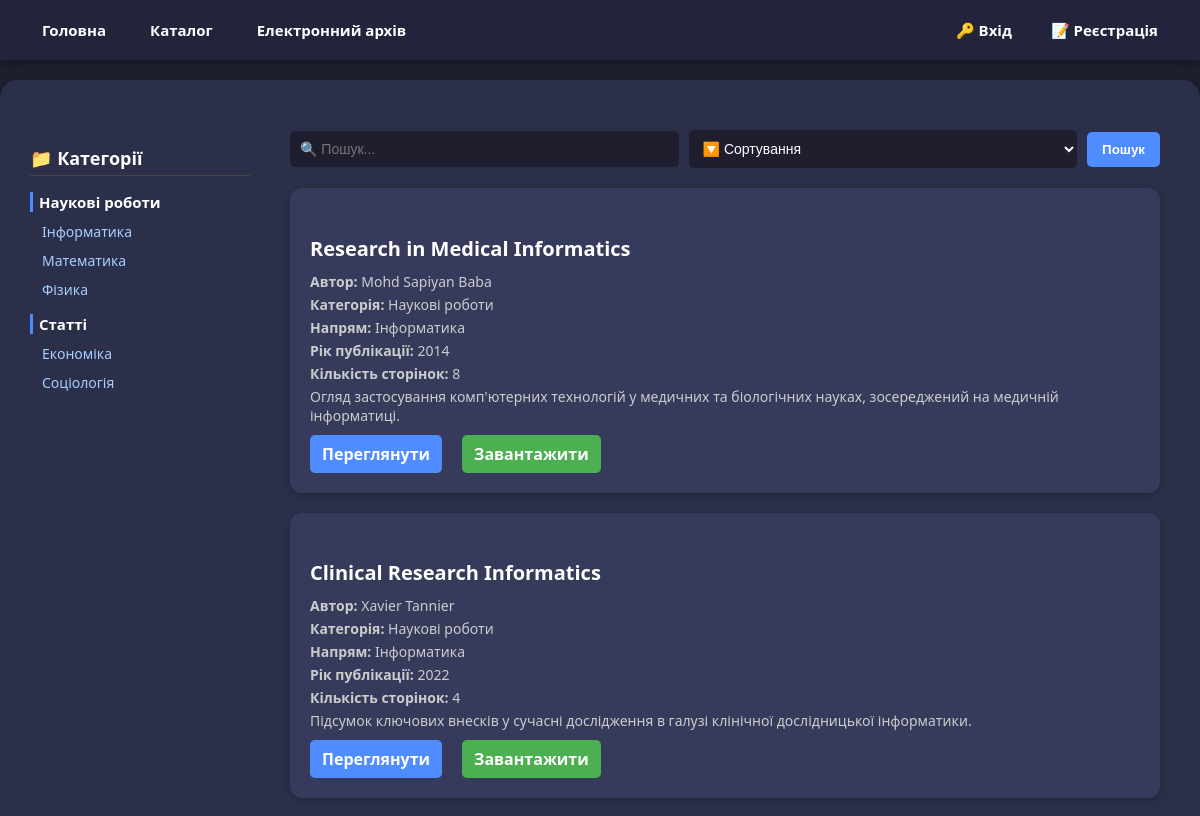
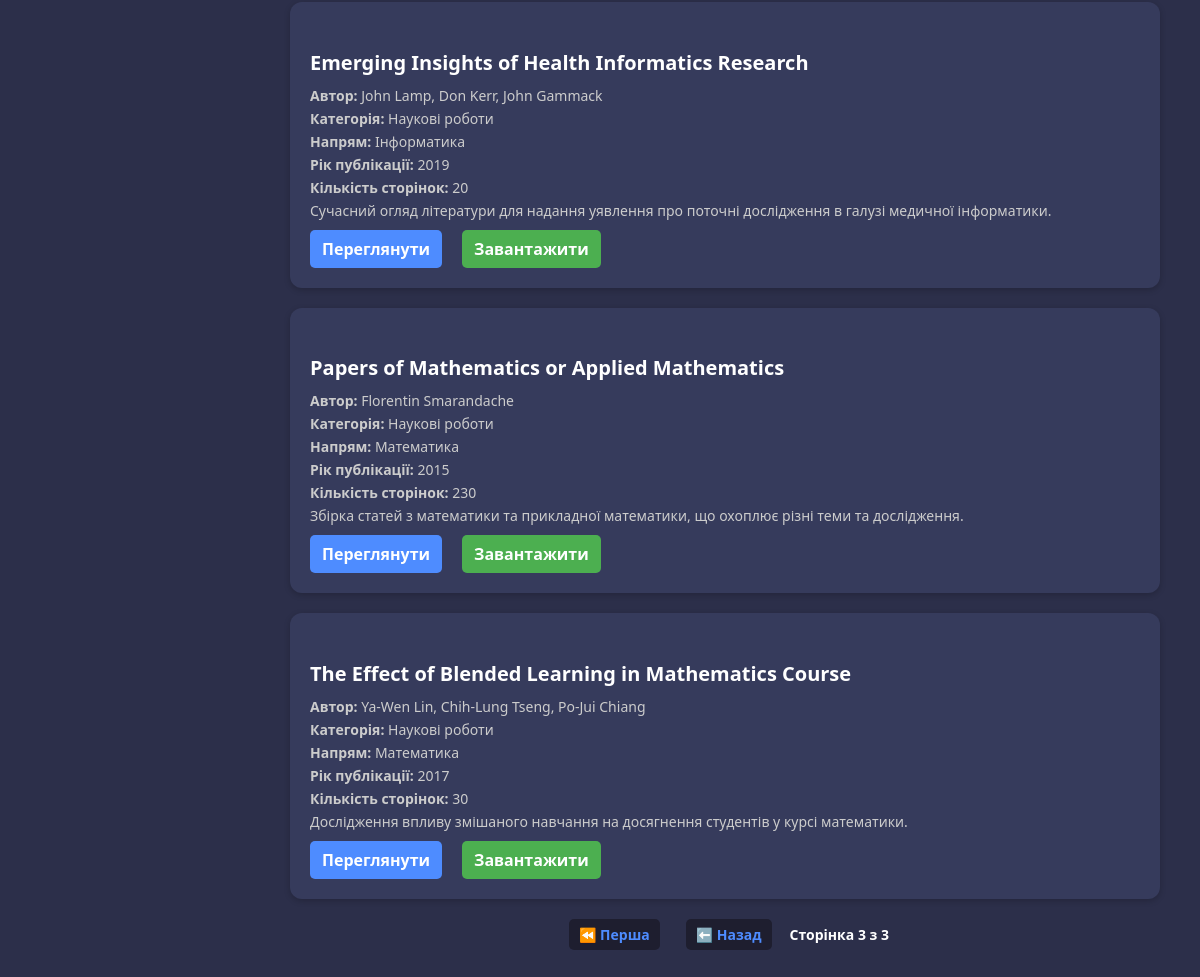
The page /archive/?page=3 on the database its author committed (2 pictures, top to bottom).
### catalog/models.py (models this page shows, shortened)
class Document(models.Model):
    CATEGORY_CHOICES = [
        ('Статті', 'Статті'),
        ('Наукові роботи', 'Наукові роботи'),
    ]
    FIELD_CHOICES = [
        ('Економіка', 'Економіка'),
        ('Соціологія', 'Соціологія'),
        ('Інформатика', 'Інформатика'),
        ('Математика', 'Математика'),
        ('Фізика', 'Фізика'),
    ]
    title = models.CharField(max_length=255)
    author = models.CharField(max_length=255, blank=True)
    description = models.TextField(blank=True)
    category = models.CharField(max_length=50, choices=CATEGORY_CHOICES)
    field = models.CharField(max_length=50, choices=FIELD_CHOICES)
    file = models.FileField(upload_to='documents/')
    uploaded_at = models.DateTimeField(auto_now_add=True)
    year = models.PositiveIntegerField(null=True, blank=True, verbose_name='Рік публікації')
    pages = models.PositiveIntegerField(null=True, blank=True, verbose_name='Кількість сторінок')
    is_recommended = models.BooleanField(default=False)

### catalog/views.py (the view)
# urls.py: path('archive/', views.archive, name='archive'),
def archive(request):
    category = request.GET.get('category')
    field = request.GET.get('field')
    query = request.GET.get('q')
    sort = request.GET.get('sort')
    documents = Document.objects.all()
    if query:
        documents = documents.filter(Q(title__icontains=query) | Q(author__icontains=query))
    if category:
        documents = documents.filter(category__iexact=category)
    if field:
        documents = documents.filter(field__iexact=field)
    if sort == 'year_asc':
        documents = documents.order_by('year')
    elif sort == 'year_desc':
        documents = documents.order_by('-year')
    elif sort == 'pages_asc':
        documents = documents.order_by('pages')
    elif sort == 'pages_desc':
        documents = documents.order_by('-pages')
    paginator = Paginator(documents, 5)
    page = request.GET.get('page')
    documents = paginator.get_page(page)
    return render(request, 'archive.html', {
        'documents': documents,
    })

### catalog/templates/archive.html (shortened to what this page needs)
{% load static %}
<!DOCTYPE html>
<html lang="uk">
<head>
    <link rel="stylesheet" href="{% static 'css/style.css' %}">
</head>
<body class="page-archive">
<header class="main-header">
    <nav class="navbar">
        <div class="navbar-left">
            <a href="/" class="nav-link">Головна</a>
            <a href="/books/" class="nav-link">Каталог</a>
            <a href="/archive/" class="nav-link">Електронний архів</a>
        </div>
        <div class="navbar-right">
            {% if user.is_authenticated %}
            <a href="{% url 'profile' %}" class="nav-link nav-user">👤 {{ user.username }}</a>
            <a href="{% url 'logout' %}" class="nav-link">🚪 Вийти</a>
            {% else %}
            <a href="{% url 'login' %}" class="nav-link">🔑 Вхід</a>
            <a href="{% url 'register' %}" class="nav-link">📝 Реєстрація</a>
            {% endif %}
        </div>
    </nav>
</header>
<div class="archive-wrapper">
    <aside class="archive-sidebar">
        <h3>📁 Категорії</h3>
        <ul>
            <li><strong>Наукові роботи</strong>
                <ul>
                    <li><a href="?category=Наукові роботи&field=Інформатика">Інформатика</a></li>
                    <li><a href="?category=Наукові роботи&field=Математика">Математика</a></li>
                    <li><a href="?category=Наукові роботи&field=Фізика">Фізика</a></li>
                </ul>
            </li>
            <li><strong>Статті</strong>
                <ul>
                    <li><a href="?category=Статті&field=Економіка">Економіка</a></li>
                    <li><a href="?category=Статті&field=Соціологія">Соціологія</a></li>
                </ul>
            </li>
        </ul>
    </aside>
    <main class="archive-content">
        <form method="get" class="archive-filter-form">
            <input type="text" name="q" placeholder="🔍 Пошук..." value="{{ request.GET.q }}">
            <select name="sort">
                <option value="">🔽 Сортування</option>
            </select>
            <button type="submit">Пошук</button>
        </form>
        {% if documents %}
        <ul class="document-list">
            {% for doc in documents %}
            <li class="document-item">
                <h4>{{ doc.title }}</h4>
                <p><strong>Автор:</strong> {{ doc.author }}</p>
                <p><strong>Категорія:</strong> {{ doc.category }}</p>
                <p><strong>Напрям:</strong> {{ doc.field }}</p>
                <p><strong>Рік публікації:</strong> {{ doc.year }}</p>
                <p><strong>Кількість сторінок:</strong> {{ doc.pages }}</p>
                <p>{{ doc.description }}</p>
                <div class="button-group">
                    <a href="{{ doc.file.url }}" target="_blank" class="button view-btn">Переглянути</a>
                    <a href="{{ doc.file.url }}" class="button download-btn" download>Завантажити</a>
                </div>
            </li>
            {% endfor %}
        </ul>
        <div class="pagination">
            {% if documents.has_previous %}
            <a href="?page=1">⏪ Перша</a>
            <a href="?page={{ documents.previous_page_number }}">⬅️ Назад</a>
            {% endif %}
            <span>Сторінка {{ documents.number }} з {{ documents.paginator.num_pages }}</span>
        </div>
        {% else %}
        <p>📍 Документів не знайдено.</p>
        {% endif %}
    </main>
</div>
</body>
</html>

### catalog/templates/archive.html (style rules this page uses)
.pagination { display: flex; justify-content: center; align-items: center; margin-top: 20px; gap: 10px; flex-wrap: wrap; }

### rows shown on the page
Document: title "Research in Medical Informatics", author "Mohd Sapiyan Baba", category "Наукові роботи", field "Інформатика", year "2014", pages "8", description "Огляд застосування комп'ютерних технологій у медичних та біологічних науках, зосереджений на медичній інформатиці."
Document: title "Clinical Research Informatics", author "Xavier Tannier", category "Наукові роботи", field "Інформатика", year "2022", pages "4", description "Підсумок ключових внесків у сучасні дослідження в галузі клінічної дослідницької інформатики."
Document: title "Emerging Insights of Health Informatics Research", author "John Lamp, Don Kerr, John Gammack", category "Наукові роботи", field "Інформатика", year "2019", pages "20", description "Сучасний огляд літератури для надання уявлення про поточні дослідження в галузі медичної інформатики."
Document: title "Papers of Mathematics or Applied Mathematics", author "Florentin Smarandache", category "Наукові роботи", field "Математика", year "2015", pages "230", description "Збірка статей з математики та прикладної математики, що охоплює різні теми та дослідження."
Document: title "The Effect of Blended Learning in Mathematics Course", author "Ya-Wen Lin, Chih-Lung Tseng, Po-Jui Chiang", category "Наукові роботи", field "Математика", year "2017", pages "30", description "Дослідження впливу змішаного навчання на досягнення студентів у курсі математики."

### other values the page prints
{{ documents.number }} "3"
{{ documents.paginator.num_pages }} "3"
